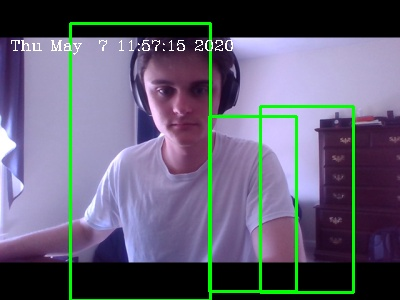
#> input picture garagecam/imgs/0.jpg, 400 x 300 px; its folder holds only this picture in this run
$ python people.py --image imgs/0.jpg
#> lines starting #> are read from the running program, lines starting #| are printed output that depends on the picture; after the words box and inside, x2 and y2 are one past the last pixel; in counts of white or black regions, pixels touching at a corner belong together
#> in local_detect, image is the input picture: shape (300, 400, 3); mean B, G, R 114, 94.7, 97.2
from imutils.object_detection import non_max_suppression
import numpy as np
import imutils
import cv2
import time
import argparse
import time
from client import alert, build
import random
import socket
import requests

'''
Usage:
python peopleCounter.py -i PATH_TO_IMAGE  # Reads and detect people in a single local stored image
python peopleCounter.py -c  # Attempts to detect people using webcam
IMPORTANT: This example is given AS IT IS without any warranty
Made by: Jose Garcia
'''

# Opencv pre-trained SVM with HOG people features
HOGCV = cv2.HOGDescriptor()
HOGCV.setSVMDetector(cv2.HOGDescriptor_getDefaultPeopleDetector())

LAST_TIME = 0


def detector(image):
    '''
    @image is a numpy array
    '''

    clone = image.copy()

    (rects, weights) = HOGCV.detectMultiScale(image, winStride=(4, 4),
                                              padding=(8, 8), scale=1.05)
#> rects = [[116, 24, 67, 135], [119, 15, 93, 185]]; weights = [0.861, 0.719]

    # draw the original bounding boxes
    for (x, y, w, h) in rects:
        cv2.rectangle(clone, (x, y), (x + w, y + h), (0, 0, 255), 2)
#> this loop made 2 passes
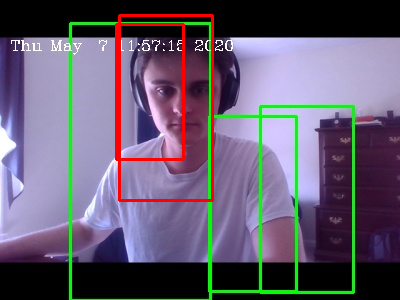
#> clone: shape (300, 400, 3); 2.38% of pixels changed, all inside (x1, y1, x2, y2) = (115, 14, 214, 202)

    # Applies non-max suppression from imutils package to kick-off overlapped
    # boxes
    rects = np.array([[x, y, x + w, y + h] for (x, y, w, h) in rects])
#> rects = [[116, 24, 183, 159], [119, 15, 212, 200]]
    result = non_max_suppression(rects, probs=None, overlapThresh=0.65)
#> result = [[119, 15, 212, 200]]

    return result


def args_parser():
    ap = argparse.ArgumentParser()
    ap.add_argument("-i", "--image", default=None,
                    help="path to image test file directory")
    ap.add_argument("--camera", action='store_true', default=False,
                    help="Set as true if you wish to use the camera")
    ap.add_argument("--host-name", "-hn", required=False, type=str)
    ap.add_argument("--port", "-p", required=False, type=int)
    ap.add_argument("--host-ip", "-hip", required=False, type=str)
    args = vars(ap.parse_args())

    return args


def local_detect(image_path):
    result = []
    image = cv2.imread(image_path)
    image = imutils.resize(image, width=min(400, image.shape[1]))
    clone = image.copy()
    if len(image) <= 0:
        print("[ERROR] could not read your local image")
        return result
    print("[INFO] Detecting people")
    result = detector(image)
#> result = [[119, 15, 212, 200]]

    # shows the result
    for (xA, yA, xB, yB) in result:
        cv2.rectangle(image, (xA, yA), (xB, yB), (0, 255, 0), 2)
#> this loop made 1 pass
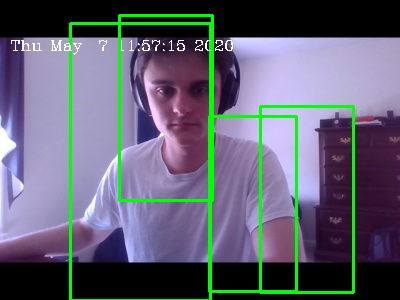
#> image: shape (300, 400, 3); 1.39% of pixels changed, all inside (x1, y1, x2, y2) = (118, 14, 214, 202)

    cv2.imshow("result", image)
    cv2.waitKey(0)
    cv2.destroyAllWindows()

    cv2.imwrite("result.png", np.hstack((clone, image)))
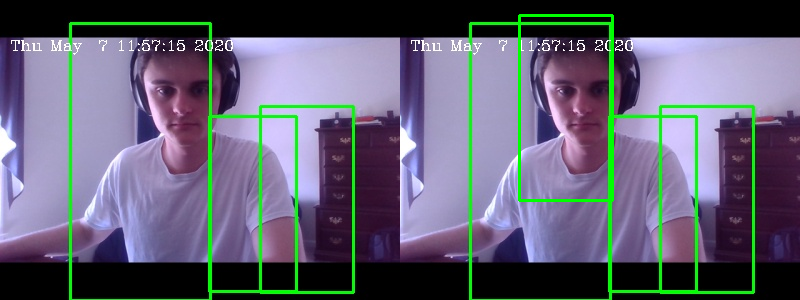
#> saved as result.png: shape (300, 800, 3); mean B, G, R 113.2, 95.7, 96.5
    return result, image


# [48 lines left out: functions cameraDetect, send_img, not called in this run]


def detect_people(args):
    print("[INFO] detectPeople(args)")
    image_path = args["image"]
    camera = args['camera']

    # Routine to read local image
    if image_path is not None and not camera:
        print("[INFO] Image path provided, attempting to read image")
        (result, image) = local_detect(image_path)
#> result = [[119, 15, 212, 200]]

    # Routine to read images from webcam
    if camera:
        print("[INFO] reading camera images")
        cameraDetect(args)


def main():
    args = args_parser()
    print("[INFO] starting with {}".format(args))
    detect_people(args)


if __name__ == '__main__':
    main()
